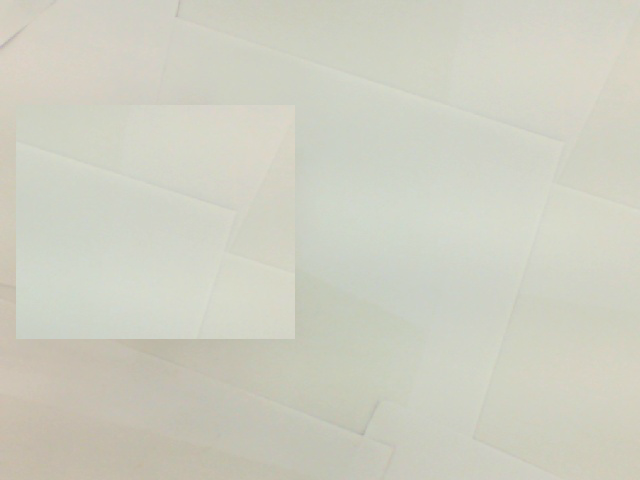
#> input picture examples/fetch_camera/semantic/gen_semantic_data/table.png, 640 x 480 px
$ python generate_img.py
#> lines starting #> are read from the running program, lines starting #| are printed output that depends on the picture
import cv2
import numpy as np
import os


MARGIN = 30
IMG_W_H = 256
# because thread bloack the image catch (maybe), so create the shell class
class AugmentationImage:

    save_id = 0

    def __init__(self, table_path = 'table.png', cube_path = 'cube_shadow.png', cube_label_path = 'cube_shadow_label.png'):
        # [6 lines of commented-out code are left out]

        self.set_image(table_path = table_path, cube_path = cube_path, cube_label_path = cube_label_path)

    def set_image(self, table_path = 'table.png', cube_path = 'cube_shadow.png', cube_label_path = 'cube_shadow_label.png'):
#> called with table_path = 'table.png', cube_path = 'cube_shadow.png', cube_label_path = 'cube_shadow_label.png'
        self.table = cv2.imread(table_path)
#> self.table is the input picture: shape (480, 640, 3); mean B, G, R 193.9, 207, 206.6
        self.cube = cv2.imread(cube_path)
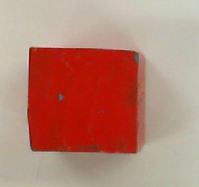
#> input picture examples/fetch_camera/semantic/gen_semantic_data/cube_shadow.png, 199 x 187 px
#> self.cube is the input picture: shape (187, 199, 3); mean B, G, R 115.2, 129.6, 181.9
        self.table_label = np.zeros(self.table.shape)
        self.cube_label = cv2.imread(cube_label_path)

    def paste_cube(self, cube_img_x, cube_img_y, rotate_deg= 30, scale= 1):

        cube_new = self.cube.copy()

        cube_new = cv2.resize(cube_new, \
                            (int(cube_new.shape[0]*scale),int(cube_new.shape[1]*scale)), \
                            interpolation=cv2.INTER_AREA)
        rows = cube_new.shape[0]
        cols = cube_new.shape[1]
        M = cv2.getRotationMatrix2D((cols/2,rows/2),rotate_deg,1)
        cube_new = cv2.warpAffine(cube_new,M,(cols,rows))


        # print('self.cube.shape = ', self.cube.shape)
        # print('cube_new.shape = ', cube_new.shape)

        cube_h = cube_new.shape[0]
        cube_w = cube_new.shape[1]
        self.state = self.table.copy()
        if cube_img_x >= self.table.shape[0] or cube_img_y >= self.table.shape[1] or \
           (cube_img_x+cube_h) < 0 or  (cube_img_y+cube_w) < 0 :
            return

        paste_low_h =  -cube_img_x  if cube_img_x < 0 else 0
        paste_low_w =  -cube_img_y  if cube_img_y < 0 else 0
        cube_img_x = 0 if cube_img_x < 0 else cube_img_x
        cube_img_y = 0 if cube_img_y < 0 else cube_img_y
        paste_h = cube_new.shape[0] if (cube_img_x +  cube_new.shape[0]) <= self.table.shape[0] else ( self.table.shape[0]- cube_img_x)
        paste_w = cube_new.shape[1] if (cube_img_y +  cube_new.shape[1]) <= self.table.shape[1] else ( self.table.shape[1]- cube_img_y)

        s_min_x = cube_img_x
        s_max_x = cube_img_x+(paste_h-paste_low_h)
        s_min_y = cube_img_y
        s_max_y = cube_img_y + (paste_w-paste_low_w)
        self.state[s_min_x:s_max_x, s_min_y:s_max_y, :]  = cube_new[paste_low_h:paste_h,paste_low_w:paste_w,:] #self.cube[:,:,:]

        for i in range(s_min_x, s_max_x):
            for j in range(s_min_y, s_max_y):
                if sum(self.state[i][j]) == 0:
                    self.state[i,j,:] = self.table[i,j,:]

        # self.label = self.table_label.copy()
        # self.label[cube_img_x:cube_img_x+(paste_h-paste_low_h), cube_img_y:cube_img_y + (paste_w-paste_low_w), :]  =self.cube_label[paste_low_h:paste_h,paste_low_w:paste_w,:] #self.cube[:,:,:]

        cube_label_new = cv2.warpAffine(self.cube_label,M,(cols,rows))

        self.label = self.table_label.copy()
        self.label[cube_img_x:cube_img_x+(paste_h-paste_low_h), cube_img_y:cube_img_y + (paste_w-paste_low_w), :]  = cube_label_new[paste_low_h:paste_h,paste_low_w:paste_w,:] #self.cube[:,:,:]

        if self.state.shape[0]!=IMG_W_H or self.state.shape[1]!=IMG_W_H:
            self.state = cv2.resize(self.state, (IMG_W_H, IMG_W_H), interpolation=cv2.INTER_AREA)
            self.label = cv2.resize(self.label, (IMG_W_H, IMG_W_H), interpolation=cv2.INTER_AREA)


    def save(self, img_dir, label_dir, save_id):
        f_path = f'{img_dir}/{save_id:03d}.png'
        f_label_path = f'{label_dir}/{save_id:03d}.png'
        cv2.imwrite(f_path,self.state)
        cv2.imwrite(f_label_path,self.label)


    def recreate_dir(self, d):
        import shutil,os
        if os.path.isdir(d):
            shutil.rmtree(d)
        os.makedirs(d)

    def run_gen(self, img_dir, label_dir, s_id = 0,  num = 300):
#> called with img_dir = 'OneCube/train', label_dir = 'OneCube/trainannot', s_id = 0, num = 200
        if s_id == 0:
            self.recreate_dir(img_dir)
            self.recreate_dir(label_dir)
        for i in range(s_id, s_id+num):
            rand_cube_x = np.random.randint(MARGIN, self.table_label.shape[0] -MARGIN)
            rand_cube_y = np.random.randint(MARGIN, self.table_label.shape[1] -MARGIN)
            rotate_deg =  np.random.randint(0, 90)
            scale = np.random.uniform(0.8,1.2)
            print('Generate x={:3d},y={:3d}, roate={:2d}, scale={:3.2f} '.format( rand_cube_x, rand_cube_y, rotate_deg, scale) + f', save -> {img_dir}/{i:03d}.png' )
            self.paste_cube(rand_cube_x, rand_cube_y, rotate_deg, scale)
            self.save(img_dir, label_dir, i)
#> this loop made 1 pass
#> pass 1, in paste_cube, `cube_new = cv2.resize(cube_new, \ (int(cube_new.shape[0]*scale),int(cu..`:
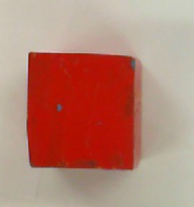
#> cube_new: shape (207, 194, 3); mean B, G, R 115.1, 129.5, 181.8
#> pass 1, in paste_cube, `cube_new = cv2.warpAffine(cube_new,M,(cols,rows))`:
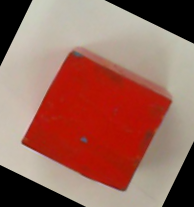
#> cube_new: shape (207, 194, 3); mean B, G, R 89.8, 102, 153.6


# AugmentationImage().run_gen(img_dir='OneCube/red_cube2', label_dir='OneCube/red_cube_label')

# train 0~199
aug = AugmentationImage(table_path = 'table.png', cube_path = 'cube_shadow.png', cube_label_path = 'cube_shadow_label.png')
#> (the run stopped early here; a loop or call above may not have finished)
